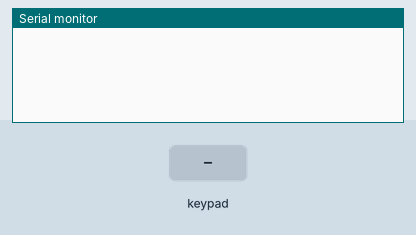
Recording of a sketch running on a simulated Arduino Uno, built with avr-gcc and run on an emulated ATmega328P. On the bench: the last lines printed to the serial monitor. The inputs (shaded band) are chosen by the test bench.

Above: at 1.2 s.
1.3 s: key '1' pressed
At 2.2 s:
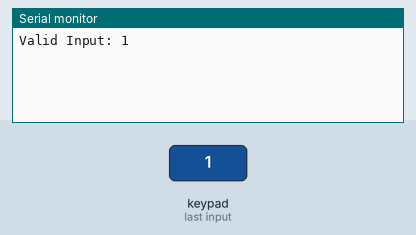
2.8 s: key '*' pressed
At 3.1 s:
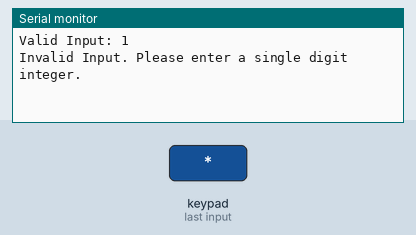
4.3 s: keypad keys 1 0 9 8 7 pressed 0.4 s apart
At 6.4 s:
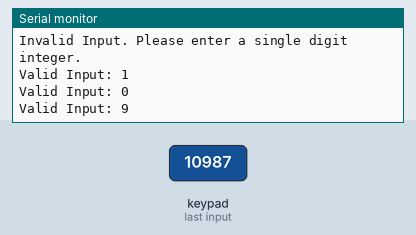
Timing chart, 0 to 7.9 s (numbered marks = the images above; inputs shaded):
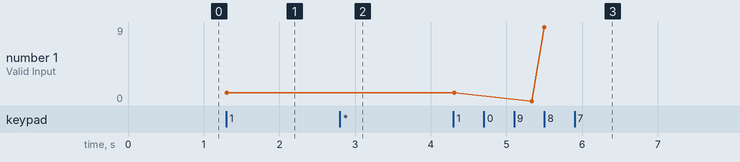

The sketch:

postlab2.ino
```cpp
/*
Write an arduino sketch to perform the following:
    a.  Scan the input entered by the user in the key pad.
    b.  Extract the value. The inbuilt LED must be in HIGH state for the value Seconds and must remain in LOW state otherwise.
        Eg: Value pressed is 5. LED must be HIGH for 5 Seconds, and then it must remain LOW.
*/

#include <Keypad.h>

#define ROW_NUM    4
#define COLUMN_NUM 3

char keys[ROW_NUM][COLUMN_NUM] = {
  {'1','2','3'},
  {'4','5','6'},
  {'7','8','9'},
  {'*','0','#'}
};

byte pin_rows[ROW_NUM] = {10, 9, 8, 7};
byte pin_column[COLUMN_NUM] = {6, 5, 4};

Keypad keypad = Keypad(makeKeymap(keys), pin_rows, pin_column, ROW_NUM, COLUMN_NUM);

String inputBuffer = "";

void setup() {
  Serial.begin(9600);
}

void loop() {
  char key = keypad.getKey();

  if (key) {
    if (key >= '0' && key <= '9') {
      int inputValue = key - '0';

      if (inputValue >= 0 && inputValue <= 9) {
        Serial.println("Valid Input: " + String(inputValue));

        // Turn on the LED for the entered value in seconds
        digitalWrite(LED_BUILTIN, HIGH);
        delay(inputValue * 1000);
        digitalWrite(LED_BUILTIN, LOW);
      }
      else {
        Serial.println("Invalid Input. Please enter a single digit integer.");
      }
    }
    else {
        Serial.println("Invalid Input. Please enter a single digit integer.");
    }
  }
}
```

Measured:
- after the input at 1.3 s, the serial monitor: prints a new line at once (image 1)
- after the input at 2.8 s, the serial monitor: prints a new line at once (image 2)
- after the input at 4.3 s, the serial monitor: prints a new line after 1.0 s (image 3)
- plotted number 1: 1 → 9 after the input at 4.3 s
